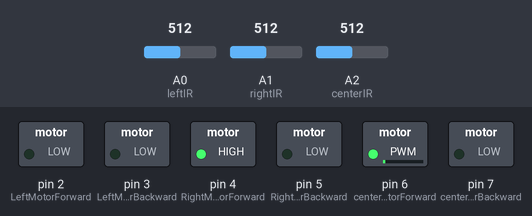
The sketch below on a simulated Arduino Uno, built with avr-gcc and run on an emulated ATmega328P. Parts: switched loads named in the sketch (green lamp = pin HIGH). The test bench sets the inputs (shaded band); at power-on: A0 (leftIR) = 512, A1 (rightIR) = 512, A2 (centerIR) = 512.

Above: at 1.2 s.
1.3 s: A0 (leftIR) set to 491
At 2.3 s:
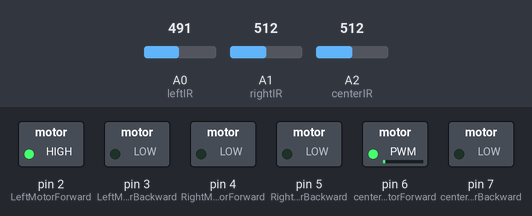
2.8 s: A1 (rightIR) set to 485
At 3.7 s:
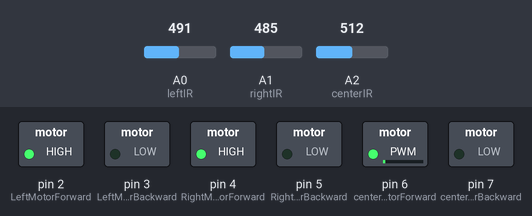
4.3 s: A1 (rightIR) set to 510
At 4.7 s:
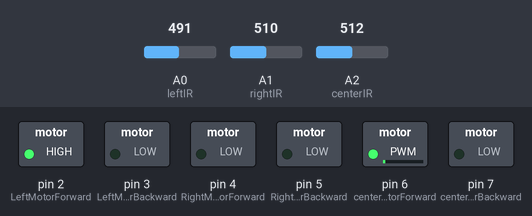
5.8 s: A1 (rightIR) set to 490
At 6.9 s:
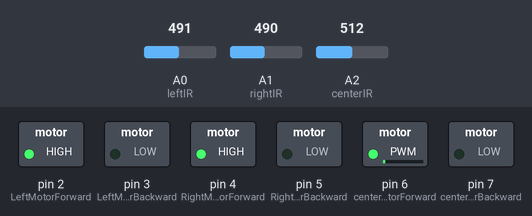
Timing chart, 0 to 8.3 s (numbered marks = the images above; inputs shaded):
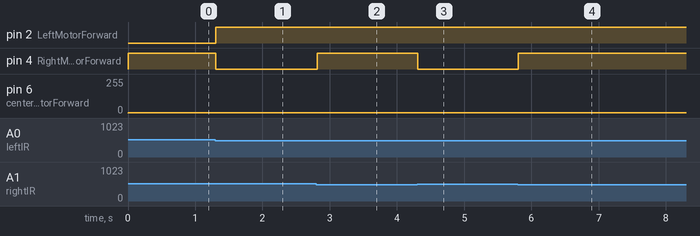

The sketch:

3IR_ANALOG___CENTER__ROBOT.ino
```cpp
#define LeftMotorForward 2
#define LeftMotorBackward 3
#define RightMotorForward 4
#define RightMotorBackward 5
#define centerMotorForward 6
#define centerMotorBackward 7

#define leftIR A0
#define rightIR A1
#define centerIR A2

void setup() {
  pinMode(LeftMotorForward, OUTPUT);
  pinMode(RightMotorForward, OUTPUT) ;
  pinMode(centerMotorForward, OUTPUT) ;
  pinMode(LeftMotorBackward, OUTPUT) ;
  pinMode(RightMotorBackward, OUTPUT) ;
  pinMode(centerMotorBackward, OUTPUT) ;

  pinMode(leftIR, INPUT) ;
  pinMode(rightIR, INPUT) ;
  pinMode(centerIR, INPUT) ;

  Serial.begin(9600) ;

}

void loop() {
  if (analogRead(centerIR) >= 500 && analogRead(leftIR) < 500 && analogRead(rightIR) < 500) //Forward
  {
    analogWrite(LeftMotorForward, 150) ;
    analogWrite(RightMotorForward, 150);
    analogWrite(centerMotorForward, HIGH);
  }
  else if (analogRead(centerIR) >= 500 && analogRead(leftIR) < 500 && analogRead(rightIR) >= 500) //Right
  {
    analogWrite(LeftMotorForward, 130) ;
    analogWrite(RightMotorForward, LOW) ;
    analogWrite(centerMotorForward, HIGH);
  }
  else if (analogRead(centerIR) >= 500 && analogRead(leftIR) >= 500 && analogRead(rightIR) >= 500) //Left
  {
    analogWrite(LeftMotorForward, LOW) ;
    analogWrite(RightMotorForward, 130);
    analogWrite(centerMotorForward, HIGH);
  }

  else if (analogRead(centerIR) >= 500 && analogRead(leftIR) >= 500 && analogRead(rightIR) >= 500) //Stop
  {
    analogWrite(LeftMotorForward, LOW) ;
    analogWrite(RightMotorForward, LOW);
    analogWrite(centerMotorForward, HIGH);
  }

  else if (analogRead(centerIR) >= 500 && analogRead(rightIR) >= 500 && analogRead(leftIR) >= 500) //Stop
    {
      analogWrite(LeftMotorForward, LOW) ;
      analogWrite(RightMotorForward, LOW);
      analogWrite(centerMotorForward, HIGH);
    }
  delay(12);
}
```

Measured:
- the behaviour switches between 500 and 499 on A0 (leftIR) (found by bisection; images 0 and 1)
- the behaviour switches between 500 and 499 on A1 (rightIR) (found by bisection; images 1 and 2)
- after the input at 1.3 s, pin 2 (LeftMotorForward): LOW → HIGH at once; pin 4 (RightMotorForward): HIGH → LOW at once
- after the input at 2.8 s, pin 4 (RightMotorForward): LOW → HIGH at once
- after the input at 4.3 s, pin 4 (RightMotorForward): HIGH → LOW at once
- after the input at 5.8 s, pin 4 (RightMotorForward): LOW → HIGH at once
